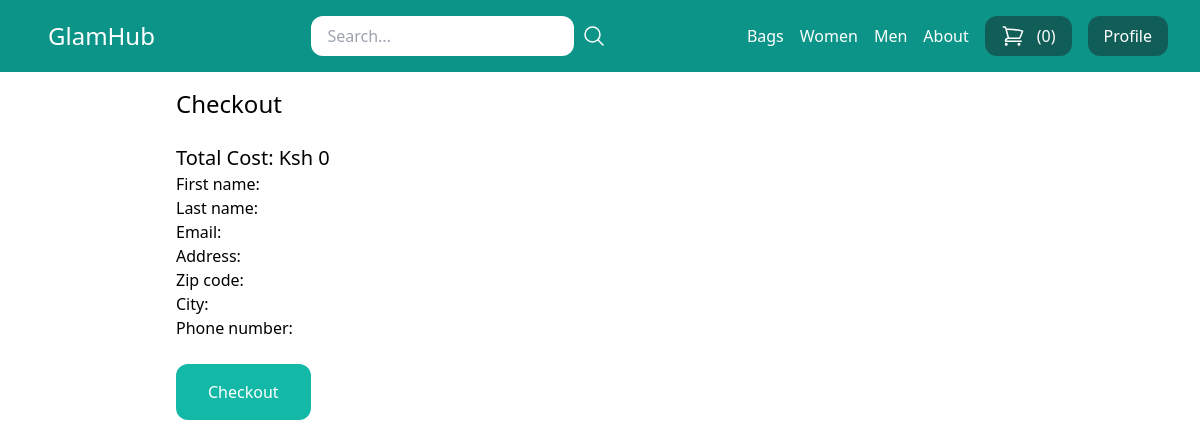
The app's page /cart/checkout/ (signed in) with its own data.
### store/models.py (models this page shows, shortened)
class Category(models.Model):
    title = models.CharField(max_length=50)
    slug = models.SlugField(max_length=50)
    class Meta:
        verbose_name_plural = 'Categories'

### store/views.py (the view)
# urls.py: path('cart/checkout/', views.checkout, name='checkout'),
@login_required
def checkout(request):
    cart = Cart(request)
    if request.method == 'POST':
        form = OrderForm(request.POST)
        if form.is_valid():
            total_price = 0
            items = []
            for item in cart:
                product = item['product']
                total_price += product.price * int(item['quantity'])
                items.append({
                    'price_data': {
                        'currency': 'ksh',
                        'product_data': {
                            'name': product.title
                        },
                        'unit_amount': product.price
                    },
                    'quantity': item['quantity']
                })
            phone_number = form.cleaned_data['phone_number']
            if not phone_number.startswith('+'):
                phone_number = '+254' + phone_number.lstrip('0')
            response = initiate_stk_push(phone_number)
            print(response.json())
            order = form.save(commit=False)
            order.created_by = request.user
            order.is_paid = True
            order.paid = total_price
            order.save()
            for item in cart:
                product = item['product']
                quantity = item['quantity']
                price = product.price * quantity
                OrderItem.objects.create(order=order, product=product, price=price, quantity=quantity)
            cart.clear()
            return redirect('success_page')
    else:
        form = OrderForm()
    return render(request, 'store/checkout.html', {'cart': cart, 'form': form, })

### store/forms.py
class OrderForm(forms.ModelForm):
    phone_number = PhoneNumberField()
    class Meta:
        model = Order
        fields = ['first_name', 'last_name', 'email', 'address', 'zip_code', 'city', 'phone_number']

### store/cart.py (called while the page is built)
    def __len__(self):
        return sum(item['quantity'] for item in self.cart.values())

    def get_total_cost(self):
        for p in self.cart.keys():
            self.cart[str(p)]['product'] = Product.objects.get(pk=p)
        return int(sum(item['product'].price * item['quantity'] for item in self.cart.values()))

### store/context_processors.py (called while the page is built)
def cart(request):
    return {'cart': Cart(request)}

### store/templatetags/menu.py (called while the page is built)
@register.inclusion_tag('core/menu.html')
def menu():
    categories = Category.objects.all()
    return {'categories': categories}

### templates/store/checkout.html (shortened to what this page needs)
{% extends 'core/base.html' %}
{% block content %}
    <h1 class="mb-6 text-2xl">Checkout</h1>
    <h2 class="text-xl"> Total Cost: Ksh {{ cart.get_total_cost }}</h2>
    <form method="post" action=".">
        {{ form.as_p }}
        <button class="mt-6 inline-block px-8 py-4 bg-teal-500 text-white rounded-xl">Checkout</button>
    </form>
{% endblock %}

### templates/core/menu.html
{% for category in categories %}
    <a href="{% url 'category_detail' category.slug %}" class="text-white">{{ category.title }}</a>
{% endfor %}
<a href="{% url 'about' %}" class="text-white">About</a>

### records on screen
Category: title "Bags"
Category: title "Women"
Category: title "Men"

### other values on screen
{{ cart|length }} "0"
{{ cart.get_total_cost }} "0"
